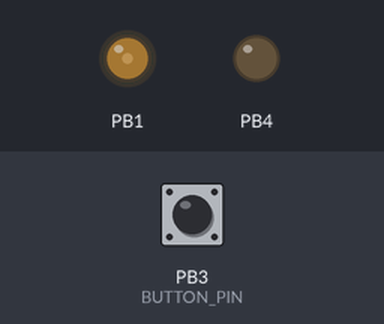
A sketch run on a simulated ATtiny85, built with avr-gcc and run on an emulated ATtiny85. Parts: output pins drawn as LEDs (lit = HIGH). The inputs (shaded band) are chosen by the test bench; at power-on: PB3 (BUTTON_PIN) HIGH. Sleep ends after the set time or at an interrupt.

Above: at 0.15 s.
At 1.2 s:
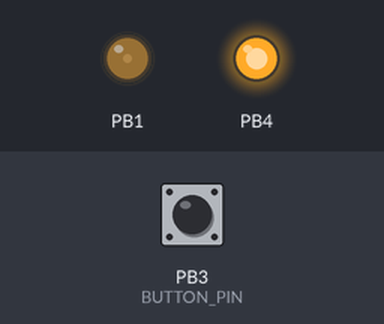
1.3 s: PB3 (BUTTON_PIN) pulled LOW for 0.15 s
Timing chart, 0 to 1.7 s (numbered marks = the images above; inputs shaded):
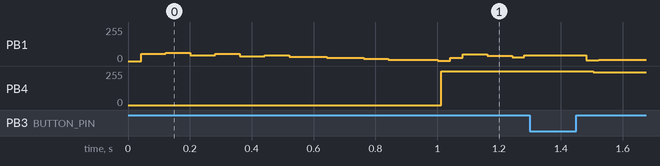

The sketch:

TinySound.ino
```cpp
#define adc_disable()  (ADCSRA &= ~(1<<ADEN))
#define adc_enable() (ADCSRA |= (1<<ADEN) )
#define BUTTON_PIN 3

#include <avr/pgmspace.h>
#include "wav.h"
#include <avr/sleep.h>

unsigned long p = 0;
volatile unsigned int song = 0;
unsigned long lastInteruptTime = 0;
volatile unsigned long timerCount = 0;

void setup() {

  setupTimer();
  setOutputAndInterupts();
}

void loop() {

}

// Sample interrupt
ISR(TIMER0_COMPA_vect) {
  unsigned long t = p;
  unsigned long anHour = 28800000;
  timerCount++;

  //char sample = pgm_read_byte(&wav[p]);
  //char sample = ((t>>6)|t|t>>(t>>16))*10+((t>>11)&7);
  //char sample = ((1-(((t+10)>>((t>>9)&15))&2))*2)*((((t)>>10)^((t+20)>>10))&1)*32+(((t&4095)-2047)*((t/((t>>10&3)+1))&((t>>10&7)+5))+(t>>(((t>>12)+16)&25)&1)*t%512*(t%256-128)/2)/1024+128;
  //char sample = t>>6^t&0x25|t+(t^t>>11)-t* ((t%24?2:6)&t>>11)^t<<1&(t&0x256?t>>4:t>>10);
  //char sample = ( t* (( t>>9| t>>13 ) & 15)) & 129;
  //char sample = (int)(((t>>4)|(t%10))+3.3) | (((t%101)|(t>>14))&((t>>7)|(t*t%17)));
  char sample = 0;
  switch( song ){
    case 0:
    sample = (t&(t>>6)+(t<<((t>>11)^((t>>13)+3L))|((t>>14%64L)+(t>>14)))&(-t>>5));
    break;
    case 1:
    sample = ((t>>9)&(t^(-t>>8)+t)+20L*(t>>17)%256L)>>1;
    break;
  }
  p++;
  OCR1A = sample; OCR1B = sample ^ 255;
  // End of data? Go to sleep
  if (p == anHour) {
    adc_disable();
    sleep_enable();
    sleep_cpu();  // 1uA
  }
}

ISR(PCINT0_vect)
{
    //(PINB&(1<<BUTTON_PIN))!=0
    if( ((timerCount-lastInteruptTime)>400) && digitalRead(BUTTON_PIN)==HIGH ){
      song++;

      if( song > 1 ){
        song = 0;
        p = 0;
        sleep();
        return;
      }
      lastInteruptTime = timerCount;
    }

}

void setupTimer(){

  lastInteruptTime= 0;
  timerCount = 0;

  // Enable 64 MHz PLL and use as source for Timer1
  PLLCSR = 1<<PCKE | 1<<PLLE;
  // Set up Timer/Counter1 for PWM output
  TIMSK = 0;                              // Timer interrupts OFF
  TCCR1 = 1<<PWM1A | 2<<COM1A0 | 1<<CS10; // PWM A, clear on match, 1:1 prescale
  GTCCR = 1<<PWM1B | 2<<COM1B0;           // PWM B, clear on match
  OCR1A = 128; OCR1B = 128;               // 50% duty at start

  // Set up Timer/Counter0 for 8kHz interrupt to output samples.
  TCCR0A = 3<<WGM00;                      // Fast PWM
  TCCR0B = 1<<WGM02 | 2<<CS00;            // 1/8 prescale
  TIMSK = 1<<OCIE0A;                      // Enable compare match
  OCR0A = 124;                            // Divide by 1000
}

void setOutputAndInterupts(){
  pinMode(4, OUTPUT);
  pinMode(1, OUTPUT);
  pinMode(BUTTON_PIN, INPUT);
  //DDRB |= B010010;


  //DDRB |= B000100;
  //PORTB &= ~B000100;

  DDRB &= ~(1<<BUTTON_PIN);
  PORTB |= 1<<BUTTON_PIN;

  GIMSK = 0b00100000;    // turns on pin change interrupts
  PCMSK = 0b00001000;    // turn on interrupts on pins PB0, PB1, &amp;amp; PB4

  sei();                 // enables interrupts
}

void sleep()
{
  TIMSK = 0;
  PORTB = _BV(BUTTON_PIN);
  set_sleep_mode(SLEEP_MODE_PWR_DOWN);
  adc_disable();
  sleep_enable();
  sei();
  sleep_cpu();  // 1uA

  sleep_disable();
  setupTimer();
  setOutputAndInterupts();
}
```

Source omitted: wav.h (data table, 46571 bytes)
